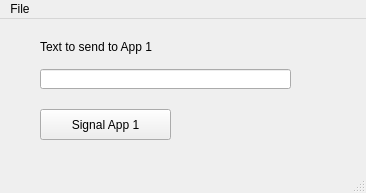
<?xml version="1.0" encoding="UTF-8"?>
<ui version="4.0">
 <class>App2</class>
 <widget class="QMainWindow" name="App2">
  <property name="geometry">
   <rect>
    <x>0</x>
    <y>0</y>
    <width>366</width>
    <height>193</height>
   </rect>
  </property>
  <property name="windowTitle">
   <string>App2</string>
  </property>
  <widget class="QWidget" name="centralwidget">
   <widget class="QPushButton" name="pushButtonSignalApp1">
    <property name="geometry">
     <rect>
      <x>40</x>
      <y>90</y>
      <width>131</width>
      <height>31</height>
     </rect>
    </property>
    <property name="text">
     <string>Signal App 1</string>
    </property>
   </widget>
   <widget class="QLineEdit" name="lineEditApp2">
    <property name="geometry">
     <rect>
      <x>40</x>
      <y>50</y>
      <width>251</width>
      <height>20</height>
     </rect>
    </property>
   </widget>
   <widget class="QLabel" name="label">
    <property name="geometry">
     <rect>
      <x>40</x>
      <y>20</y>
      <width>131</width>
      <height>16</height>
     </rect>
    </property>
    <property name="text">
     <string>Text to send to App 1</string>
    </property>
   </widget>
  </widget>
  <widget class="QMenuBar" name="menubar">
   <property name="geometry">
    <rect>
     <x>0</x>
     <y>0</y>
     <width>366</width>
     <height>21</height>
    </rect>
   </property>
   <widget class="QMenu" name="menuFile">
    <property name="title">
     <string>File</string>
    </property>
    <addaction name="actionExit"/>
   </widget>
   <addaction name="menuFile"/>
  </widget>
  <widget class="QStatusBar" name="statusbar"/>
  <action name="actionExit">
   <property name="text">
    <string>Exit</string>
   </property>
  </action>
 </widget>
 <resources/>
 <connections/>
</ui>
